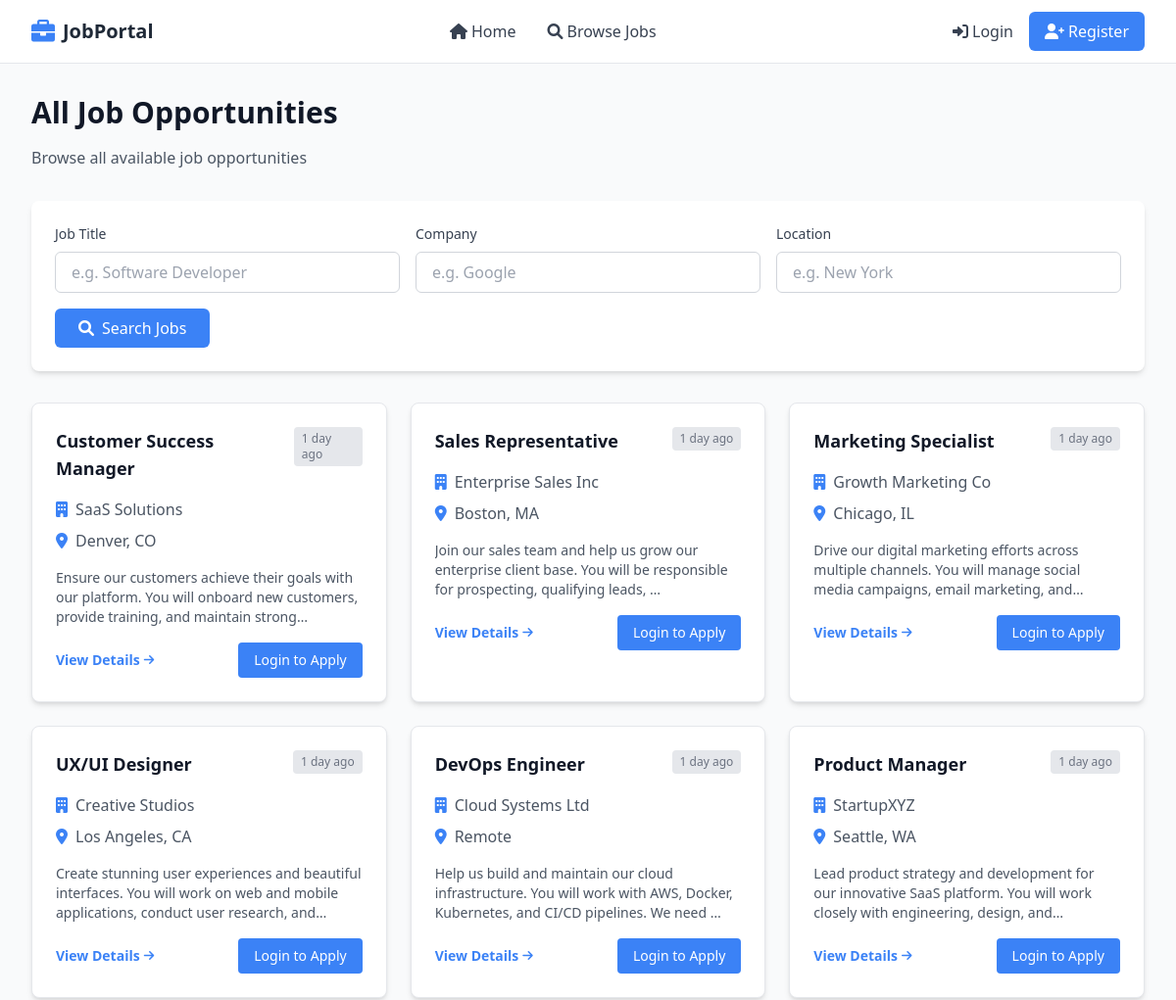
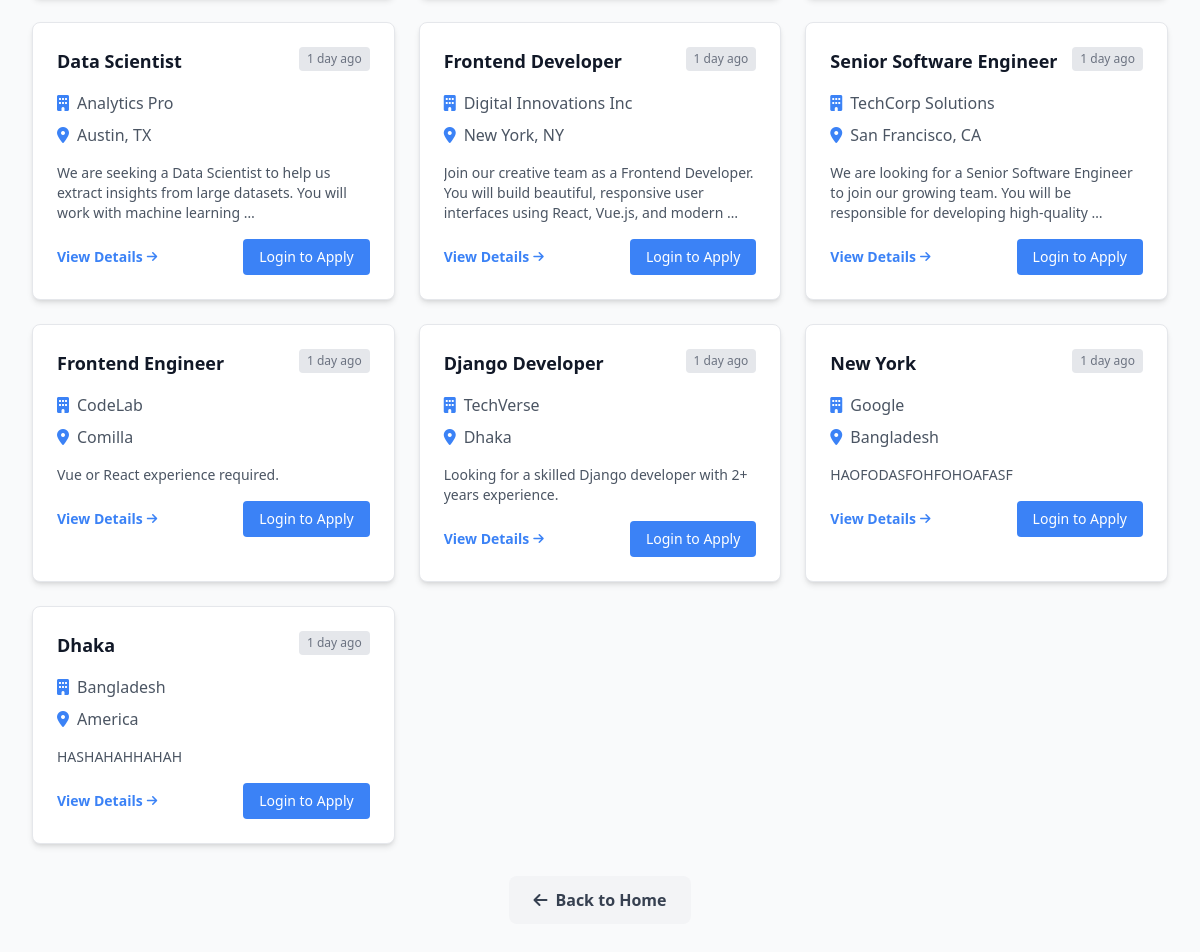
Screenshot of /jobs/ with the database file from the repository (2 pictures, top to bottom).
### job_app/models.py (models this page shows, shortened)
class Job(models.Model):
    title = models.CharField(max_length=200)
    company_name = models.CharField(max_length=200)
    location = models.CharField(max_length=200)
    description = models.TextField()
    posted_by = models.ForeignKey(User, on_delete=models.CASCADE)
    created_at = models.DateTimeField(auto_now_add=True)

### job_app/views.py (the view)
# urls.py: path('jobs/', views.job_listings, name='job_listings'),
def job_listings(request):
    title_query = request.GET.get('title', '')
    company_query = request.GET.get('company', '')
    location_query = request.GET.get('location', '')
    jobs = Job.objects.all()
    if title_query:
        jobs = jobs.filter(title__icontains=title_query)
    if company_query:
        jobs = jobs.filter(company_name__icontains=company_query)
    if location_query:
        jobs = jobs.filter(location__icontains=location_query)
    jobs = jobs.order_by('-created_at')
    user_applied_jobs = []
    if request.user.is_authenticated and hasattr(request.user, 'profile') and request.user.profile.role == 'applicant':
        user_applied_jobs = list(Application.objects.filter(applicant=request.user).values_list('job_id', flat=True))
    context = {
        'jobs': jobs,
        'total_jobs': jobs.count(),
        'search_performed': any([title_query, company_query, location_query]),
        'search_params': {
            'title': title_query,
            'company': company_query,
            'location': location_query,
        },
        'user_applied_jobs': user_applied_jobs,
    }
    return render(request, 'applicant/job_listings.html', context)

### template/applicant/job_listings.html (shortened to what this page needs)
{% extends 'base.html' %}
{% block content %}
<div class="bg-gray-50 min-h-screen py-8">
    <div class="max-w-7xl mx-auto px-4 sm:px-6 lg:px-8">
        <div class="mb-8">
            <h1 class="text-3xl font-bold text-gray-900 mb-4">
                {% if search_performed %}
                    Search Results
                {% else %}
                    All Job Opportunities
                {% endif %}
            </h1>
            <p class="text-gray-600">
                {% if search_performed %}
                    Found {{ total_jobs }} job{{ total_jobs|pluralize }} matching your search criteria
                {% else %}
                    Browse all available job opportunities
                {% endif %}
            </p>
        </div>
        <div class="bg-white rounded-lg shadow-md p-6 mb-8">
            <form method="GET" action="{% url 'job_listings' %}" class="space-y-4">
                <div class="grid grid-cols-1 md:grid-cols-3 gap-4">
                    <div>
                        <label for="title" class="block text-sm font-medium text-gray-700 mb-2">Job Title</label>
                        <input type="text" id="title" name="title" placeholder="e.g. Software Developer"
                               value="{{ search_params.title }}"
                               class="w-full px-4 py-2 border border-gray-300 rounded-md focus:ring-primary focus:border-primary">
                    </div>
                    <div>
                        <label for="company" class="block text-sm font-medium text-gray-700 mb-2">Company</label>
                        <input type="text" id="company" name="company" placeholder="e.g. Google"
                               value="{{ search_params.company }}"
                               class="w-full px-4 py-2 border border-gray-300 rounded-md focus:ring-primary focus:border-primary">
                    </div>
                    <div>
                        <label for="location" class="block text-sm font-medium text-gray-700 mb-2">Location</label>
                        <input type="text" id="location" name="location" placeholder="e.g. New York"
                               value="{{ search_params.location }}"
                               class="w-full px-4 py-2 border border-gray-300 rounded-md focus:ring-primary focus:border-primary">
                    </div>
                </div>
                <div class="flex justify-between items-center">
                    <button type="submit" class="bg-primary text-white px-6 py-2 rounded-md hover:bg-secondary transition duration-200 inline-flex items-center">
                        <i class="fas fa-search mr-2"></i>
                        {% if search_performed %}
                            Search Again
                        {% else %}
                            Search Jobs
                        {% endif %}
                    </button>
                </div>
            </form>
        </div>
        <div class="grid grid-cols-1 md:grid-cols-2 lg:grid-cols-3 gap-6">
            {% for job in jobs %}
                <div class="bg-white p-6 rounded-lg shadow-md hover:shadow-lg transition duration-200 border border-gray-200">
                    <div class="flex justify-between items-start mb-4">
                        <h3 class="text-lg font-semibold text-gray-900 hover:text-primary">
                            <a href="{% url 'job_detail' job.id %}">{{ job.title }}</a>
                        </h3>
                        <span class="text-xs text-gray-500 bg-gray-200 px-2 py-1 rounded">
                            {{ job.created_at|timesince }} ago
                        </span>
                    </div>
                    <div class="space-y-2 mb-4">
                        <div class="flex items-center text-gray-600">
                            <i class="fas fa-building mr-2 text-primary"></i>
                            <span>{{ job.company_name }}</span>
                        </div>
                        <div class="flex items-center text-gray-600">
                            <i class="fas fa-map-marker-alt mr-2 text-primary"></i>
                            <span>{{ job.location }}</span>
                        </div>
                    </div>
                    <p class="text-gray-600 text-sm mb-4 line-clamp-3">
                        {{ job.description|truncatewords:20 }}
                    </p>
                    <div class="flex justify-between items-center">
                        <a href="{% url 'job_detail' job.id %}" class="text-primary hover:text-secondary font-semibold text-sm inline-flex items-center">
                            View Details
                            <i class="fas fa-arrow-right ml-1 text-xs"></i>
                        </a>
                        {% if user.is_authenticated %}
                            {% if user.profile.role == 'applicant' %}
                                {% if job.id in user_applied_jobs %}
                                    <span class="bg-green-100 text-green-700 px-4 py-2 rounded text-sm font-semibold">
                                        <i class="fas fa-check mr-1"></i>
                                        Applied
                                    </span>
                                {% else %}
                                    <a href="{% url 'apply_to_job' job.id %}" class="bg-primary text-white px-4 py-2 rounded text-sm hover:bg-secondary transition duration-200">
                                        Apply Now
                                    </a>
                                {% endif %}
                            {% endif %}
                        {% else %}
                            <a href="{% url 'login' %}" class="bg-primary text-white px-4 py-2 rounded text-sm hover:bg-secondary transition duration-200">
                                Login to Apply
                            </a>
                        {% endif %}
                    </div>
                </div>
            {% endfor %}
        </div>
        <div class="mt-8 text-center">
            <a href="{% url 'home' %}" class="bg-gray-100 text-gray-700 px-6 py-3 rounded-lg font-semibold hover:bg-gray-200 transition duration-200 inline-flex items-center">
                <i class="fas fa-arrow-left mr-2"></i>
                Back to Home
            </a>
        </div>
    </div>
</div>
{% endblock %}

### template/applicant/job_listings.html (style rules this page uses)
.line-clamp-3 { display: -webkit-box; -webkit-line-clamp: 3; -webkit-box-orient: vertical; overflow: hidden; }

### rows the page displays
Job: title "Customer Success Manager", created_at "1 day", company_name "SaaS Solutions", location "Denver, CO", description "Ensure our customers achieve their goals with our platform. You will onboard new customers, provide training, and maintain…"
Job: title "Sales Representative", created_at "1 day", company_name "Enterprise Sales Inc", location "Boston, MA", description "Join our sales team and help us grow our enterprise client base. You will be responsible for prospecting, qualifying leads, …"
Job: title "Marketing Specialist", created_at "1 day", company_name "Growth Marketing Co", location "Chicago, IL", description "Drive our digital marketing efforts across multiple channels. You will manage social media campaigns, email marketing,…"
Job: title "UX/UI Designer", created_at "1 day", company_name "Creative Studios", location "Los Angeles, CA", description "Create stunning user experiences and beautiful interfaces. You will work on web and mobile applications, conduct user research,…"
Job: title "DevOps Engineer", created_at "1 day", company_name "Cloud Systems Ltd", location "Remote", description "Help us build and maintain our cloud infrastructure. You will work with AWS, Docker, Kubernetes, and CI/CD pipelines. We need …"
Job: title "Product Manager", created_at "1 day", company_name "StartupXYZ", location "Seattle, WA", description "Lead product strategy and development for our innovative SaaS platform. You will work closely with engineering, design,…"
Job: title "Data Scientist", created_at "1 day", company_name "Analytics Pro", location "Austin, TX", description "We are seeking a Data Scientist to help us extract insights from large datasets. You will work with machine learning …"
Job: title "Frontend Developer", created_at "1 day", company_name "Digital Innovations Inc", location "New York, NY", description "Join our creative team as a Frontend Developer. You will build beautiful, responsive user interfaces using React, Vue.js, and modern …"
Job: title "Senior Software Engineer", created_at "1 day", company_name "TechCorp Solutions", location "San Francisco, CA", description "We are looking for a Senior Software Engineer to join our growing team. You will be responsible for developing high-quality …"
Job: title "Frontend Engineer", created_at "1 day", company_name "CodeLab", location "Comilla", description "Vue or React experience required."
Job: title "Django Developer", created_at "1 day", company_name "TechVerse", location "Dhaka", description "Looking for a skilled Django developer with 2+ years experience."
Job: title "New York", created_at "1 day", company_name "Google", location "Bangladesh", description "HAOFODASFOHFOHOAFASF"
Job: title "Dhaka", created_at "1 day", company_name "Bangladesh", location "America", description "HASHAHAHHAHAH"
